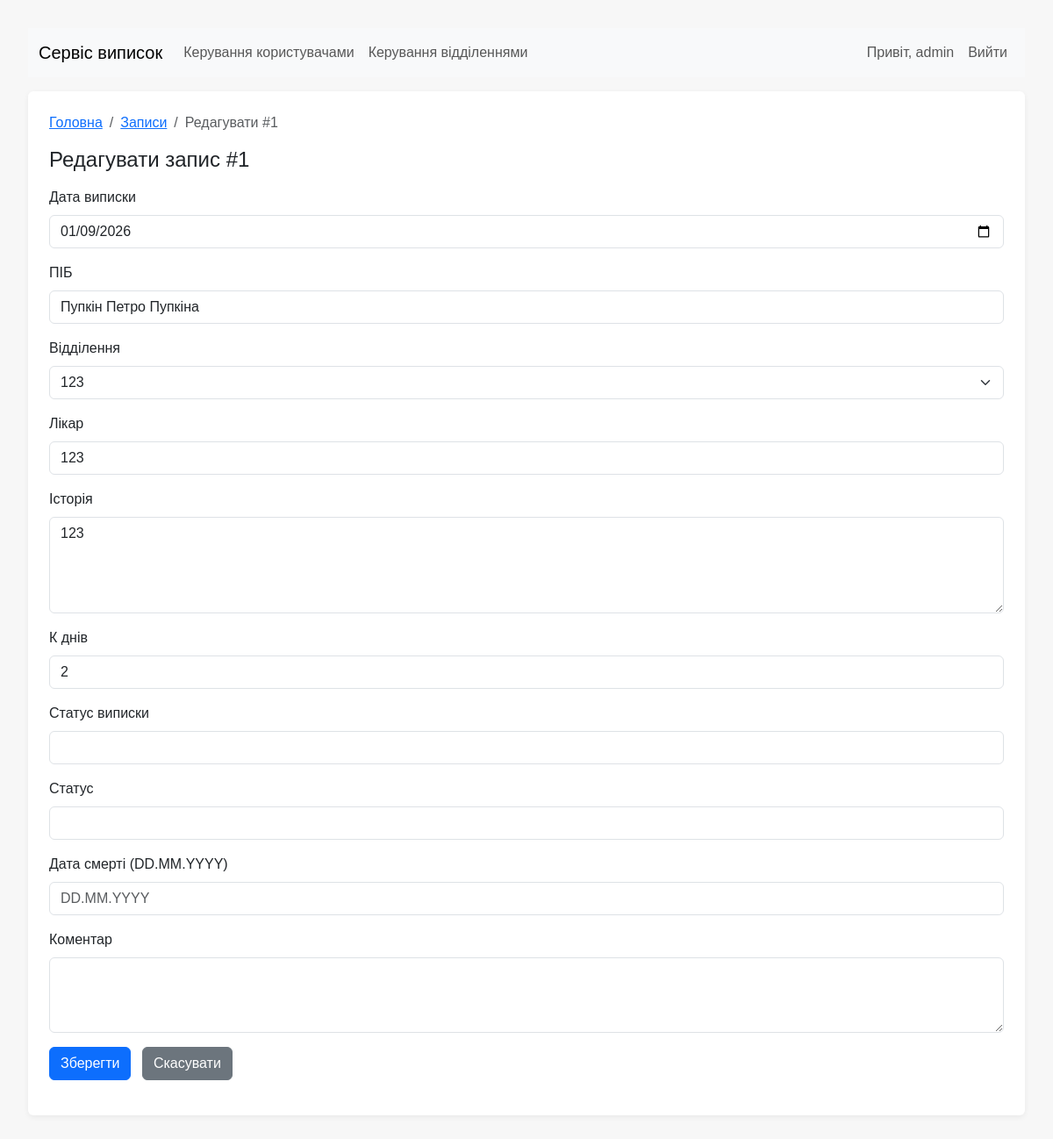
/records/1/edit?discharge_status=&treating_physician=&history= (signed in), run on the app's committed database.
### models.py (models this page shows, shortened)
class User(UserMixin, db.Model):
    __tablename__ = 'users'
    id = db.Column(db.Integer, primary_key=True)
    username = db.Column(db.String(80), unique=True, nullable=False)
    password_hash = db.Column(db.String(128), nullable=False)
    role = db.Column(db.String(20), nullable=False, default='operator')  # operator/editor/admin
    records = db.relationship('Record', backref='creator', lazy=True)

class Record(db.Model):
    __tablename__ = 'records'
    id = db.Column(db.Integer, primary_key=True)
    date_of_discharge = db.Column(db.Date, nullable=True)  # "дата_виписки"
    full_name = db.Column(db.String(200), nullable=False)  # "ПІБ"
    discharge_department = db.Column(db.String(200), nullable=True)  # "відділення_виписки"
    treating_physician = db.Column(db.String(200), nullable=True)  # "лікуючий_лікар"
    history = db.Column(db.Text, nullable=True)  # "історія"
    k_days = db.Column(db.Integer, nullable=True)  # "к_днів"
    discharge_status = db.Column(db.String(200), nullable=True)  # "статус_виписки"
    status = db.Column(db.String(200), nullable=True)
    date_of_death = db.Column(db.Date, nullable=True)  # "дата_смерті"
    comment = db.Column(db.Text, nullable=True)  # "коментар"
    created_by = db.Column(db.Integer, db.ForeignKey('users.id'), nullable=True)
    created_at = db.Column(db.DateTime, default=datetime.utcnow)

class Department(db.Model):
    __tablename__ = 'departments'
    id = db.Column(db.Integer, primary_key=True)
    name = db.Column(db.String(200), nullable=False, unique=True)
    created_at = db.Column(db.DateTime, default=datetime.utcnow)

### app.py (the view, shortened to what this page needs)
    @app.route('/records/<int:record_id>/edit', methods=['GET', 'POST'])
    @role_required('editor')
    def edit_record(record_id):
        r = Record.query.get_or_404(record_id)
        departments = Department.query.order_by(Department.name).all()
        return render_template('edit_record.html', r=r, selected_status=request.args.get('discharge_status', ''), selected_physician=request.args.get('treating_physician', ''), history_q=request.args.get('history', ''), departments=departments)

### templates/edit_record.html (shortened to what this page needs)
{% extends "base.html" %}
{% block breadcrumbs %}
  <li class="breadcrumb-item"><a href="{{ url_for('index') }}">Записи</a></li>
  <li class="breadcrumb-item active" aria-current="page">Редагувати #{{ r.id }}</li>
{% endblock %}
{% block content %}
  <h1 class="h4">Редагувати запис #{{ r.id }}</h1>
  <form method="post" class="mt-3">
    <div class="mb-3">
      <label class="form-label">Дата виписки</label>
      <input class="form-control" name="date_of_discharge" type="date" value="{{ r.date_of_discharge.strftime('%Y-%m-%d') if r.date_of_discharge else '' }}" required>
    </div>
    <div class="mb-3">
      <label class="form-label">ПІБ</label>
      <input class="form-control" name="full_name" value="{{ r.full_name }}" required>
    </div>
    <div class="mb-3">
      <label class="form-label">Відділення</label>
      <select class="form-select" name="discharge_department" required>
        {% for d in departments %}
          <option value="{{ d.name }}" {% if d.name == (r.discharge_department or '') %}selected{% endif %}>{{ d.name }}</option>
        {% endfor %}
      </select>
    </div>
    <div class="mb-3">
      <label class="form-label">Лікар</label>
      <input class="form-control" name="treating_physician" value="{{ r.treating_physician or '' }}" required>
    </div>
    <div class="mb-3">
      <label class="form-label">Історія</label>
      <textarea class="form-control" name="history" rows="4" required>{{ r.history or '' }}</textarea>
    </div>
    <div class="mb-3">
      <label class="form-label">К днів</label>
      <input class="form-control" name="k_days" type="number" min="0" value="{{ r.k_days or 0 }}" required>
    </div>
    <div class="mb-3">
      <label class="form-label">Статус виписки</label>
      <input class="form-control" name="discharge_status" value="{{ r.discharge_status or '' }}" required>
    </div>
    <div class="mb-3">
      <label class="form-label">Статус</label>
      <input id="status" class="form-control" name="status" value="{{ r.status or '' }}">
    </div>
    <div class="mb-3">
      <label class="form-label">Дата смерті (DD.MM.YYYY)</label>
      <input id="date_of_death" class="form-control" name="date_of_death" pattern="\d{2}\.\d{2}\.\d{4}" placeholder="DD.MM.YYYY" value="{{ r.date_of_death.strftime('%d.%m.%Y') if r.date_of_death else '' }}">
    </div>
    <div class="mb-3">
      <label class="form-label">Коментар</label>
      <textarea class="form-control" name="comment" rows="3">{{ r.comment or '' }}</textarea>
    </div>
    <div class="mb-3">
      <button class="btn btn-primary" type="submit">Зберегти</button>
      <a class="btn btn-secondary ms-2" href="{{ url_for('index') }}">Скасувати</a>
    </div>
  </form>
{% endblock %}

### templates/base.html (shortened to what this page needs)
<!doctype html>
<html lang="uk">
<head>
  <link href="https://cdn.jsdelivr.net/npm/bootstrap@5.3.0/dist/css/bootstrap.min.css" rel="stylesheet">
  <link rel="stylesheet" href="{{ url_for('static', filename='style.css') }}">
</head>
<body>
  <nav class="navbar navbar-expand-lg navbar-light bg-light mb-3">
    <div class="container-fluid">
      <a class="navbar-brand" href="{{ url_for('index') }}">Сервіс виписок</a>
      <div class="collapse navbar-collapse">
        <ul class="navbar-nav me-auto mb-2 mb-lg-0">
          {% if current_user.is_authenticated %}
            {% if current_user.role == 'admin' %}
              <li class="nav-item"><a class="nav-link" href="{{ url_for('admin_users') }}">Керування користувачами</a></li>
              <li class="nav-item"><a class="nav-link" href="{{ url_for('admin_departments') }}">Керування відділеннями</a></li>
            {% endif %}
          {% endif %}
        </ul>
        <ul class="navbar-nav ms-auto">
          {% if current_user.is_authenticated %}
            <li class="nav-item nav-link">Привіт, {{ current_user.username }}</li>
            <li class="nav-item"><a class="nav-link" href="{{ url_for('logout') }}">Вийти</a></li>
          {% else %}
            <li class="nav-item"><a class="nav-link" href="{{ url_for('login') }}">Увійти</a></li>
            <li class="nav-item"><a class="nav-link" href="{{ url_for('register') }}">Реєстрація</a></li>
          {% endif %}
        </ul>
      </div>
    </div>
  </nav>
  <div class="container">
    <nav aria-label="breadcrumb">
      <ol class="breadcrumb">
        <li class="breadcrumb-item"><a href="{{ url_for('index') }}">Головна</a></li>
        {% block breadcrumbs %}{% endblock %}
      </ol>
    </nav>
    {% block content %}{% endblock %}
  </div>
</body>
</html>

### static/style.css (style rules this page uses)
body { font-family: Arial, sans-serif; margin: 2rem; background: #f7f7f7; }
.container { background: #fff; padding: 1.5rem; border-radius: 6px; box-shadow: 0 2px 6px rgba(0,0,0,0.06); }

### data on the page
User: username "admin"
Record: id "1", date_of_discharge "01/09/2026", full_name "Пупкін Петро Пупкіна", discharge_department "123", treating_physician "123", history "123", k_days "2"
